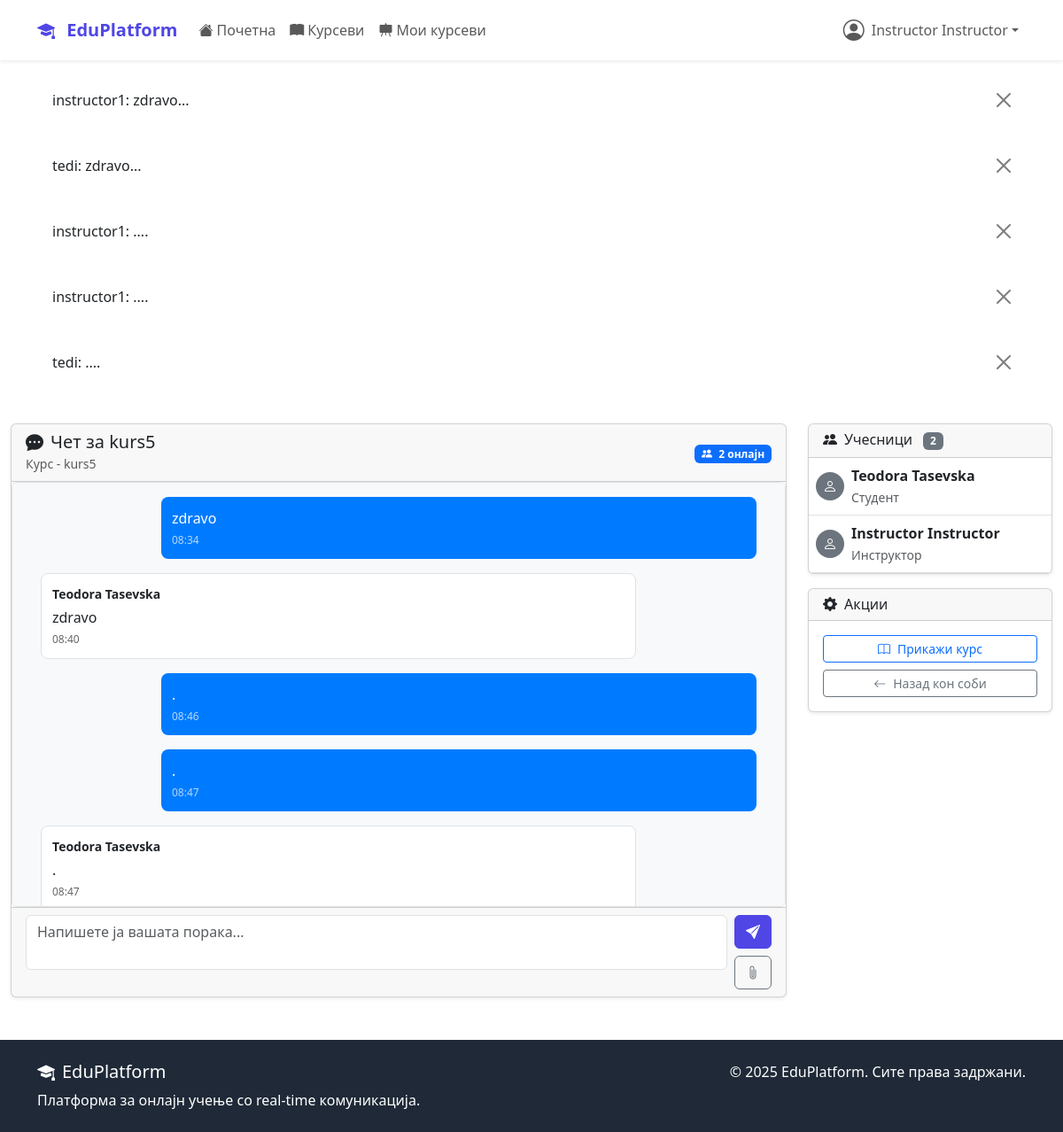
Page /chat/room/3/ (signed in) on the earlier database version.
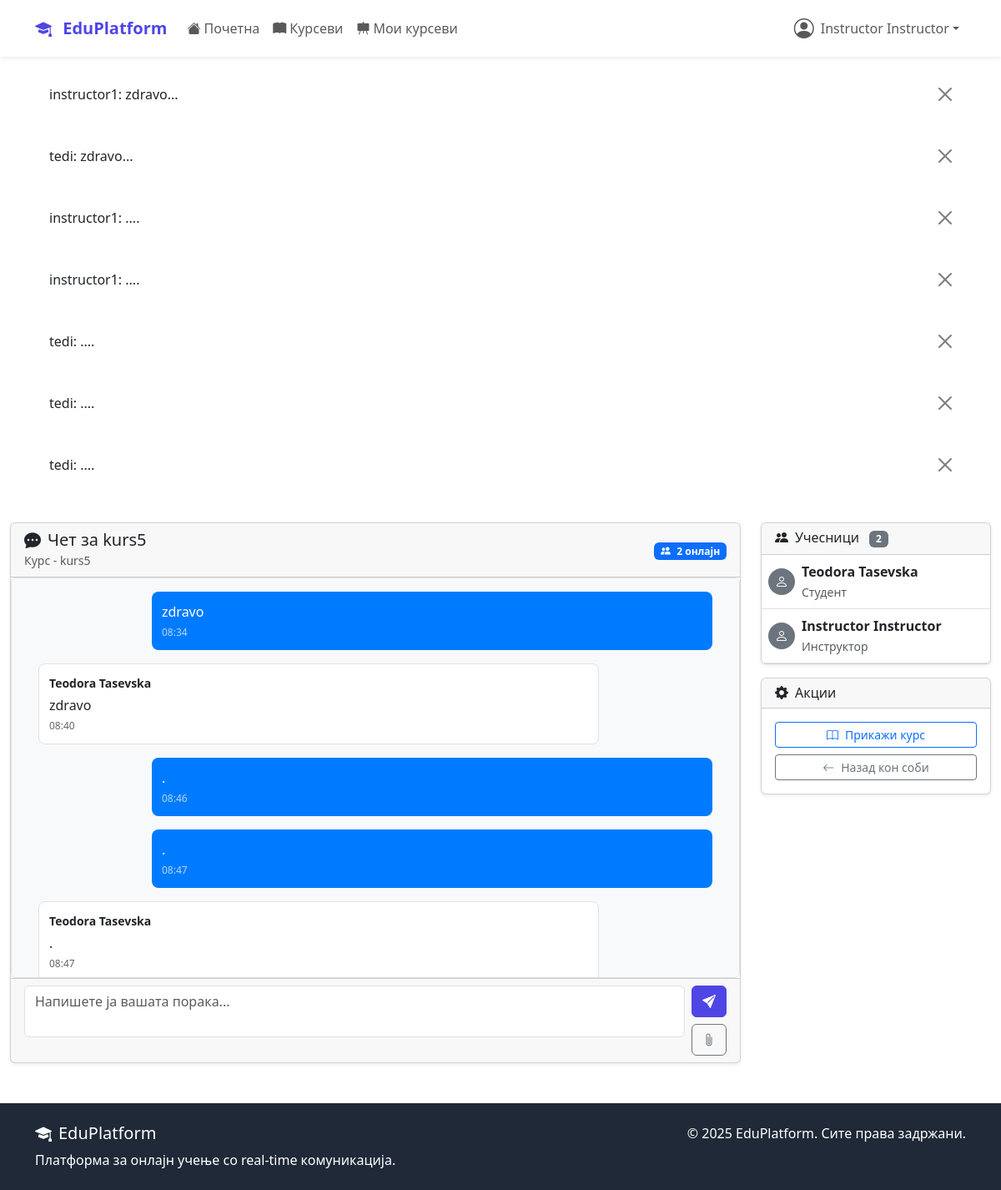
Same page on the later database version.
### chat/models.py (models this page shows)
class Message(models.Model):
    MESSAGE_TYPE_CHOICES = (
        ('text', 'Текст'),
        ('file', 'Фајл'),
        ('image', 'Слика'),
        ('system', 'Системска'),
    )
    room = models.ForeignKey(ChatRoom, on_delete=models.CASCADE, related_name='messages')
    sender = models.ForeignKey(
        settings.AUTH_USER_MODEL,
        on_delete=models.CASCADE,
        related_name='sent_messages'
    )
    content = models.TextField()
    message_type = models.CharField(max_length=20, choices=MESSAGE_TYPE_CHOICES, default='text')
    file_attachment = models.FileField(upload_to='chat_files/', blank=True, null=True)
    reply_to = models.ForeignKey(
        'self',
        on_delete=models.CASCADE,
        null=True,
        blank=True,
        related_name='replies'
    )
    is_edited = models.BooleanField(default=False)
    edited_at = models.DateTimeField(null=True, blank=True)
    timestamp = models.DateTimeField(auto_now_add=True)
    class Meta:
        ordering = ['timestamp']
    def __str__(self):
        return f"{self.sender.username}: {self.content[:50]}..."

### accounts/models.py (models this page shows, shortened)
class User(AbstractUser):
    USER_TYPE_CHOICES = (
        ('student', 'Студент'),
        ('instructor', 'Инструктор'),
        ('admin', 'Администратор'),
    )
    user_type = models.CharField(
        max_length=20,
        choices=USER_TYPE_CHOICES,
        default='student'
    )
    bio = models.TextField(max_length=500, blank=True)
    profile_picture = models.ImageField(
        upload_to='profile_pics/',
        blank=True,  # Додадено
        null=True    # Додадено
    )
    birth_date = models.DateField(null=True, blank=True)
    phone_number = models.CharField(max_length=15, blank=True)
    created_at = models.DateTimeField(auto_now_add=True)
    updated_at = models.DateTimeField(auto_now=True)

### chat/views.py (the view, shortened to what this page needs)
# urls.py: path('room/<int:room_id>/', views.ChatRoomView.as_view(), name='room'),
class ChatRoomView(LoginRequiredMixin, DetailView):
    model = ChatRoom
    template_name = 'chat/room.html'
    context_object_name = 'room'
    pk_url_kwarg = 'room_id'
    def get_object(self):
        room = get_object_or_404(ChatRoom, id=self.kwargs['room_id'])
        return room
    def get_context_data(self, **kwargs):
        context = super().get_context_data(**kwargs)
        room = self.object
        context['messages'] = Message.objects.filter(
            room=room
        ).select_related('sender').order_by('-timestamp')[:50][::-1]
        context['participants'] = room.participants.all()
        context['message_form'] = MessageForm()
        context['room_group_name'] = room.get_room_group_name()
        return context

### chat/forms.py
class MessageForm(forms.ModelForm):
    class Meta:
        model = Message
        fields = ['content']
        widgets = {
            'content': forms.Textarea(attrs={
                'rows': 3,
                'placeholder': 'Напишете ја вашата порака...',
                'class': 'form-control'
            })
        }
    def __init__(self, *args, **kwargs):
        super().__init__(*args, **kwargs)
        self.helper = FormHelper()
        self.helper.layout = Layout(
            Field('content'),
            Submit('submit', 'Испрати', css_class='btn btn-primary mt-2')
        )

### chat/models.py (called while the page is built)
    def get_room_group_name(self):
        return f"chat_{self.id}"

### courses/models.py (called while the page is built)
    def get_absolute_url(self):
        return reverse('courses:detail', kwargs={'slug': self.slug})

### templates/chat/room.html (shortened to what the changed rows need)
{% extends 'base.html' %}
{% block content %}
<div class="container-fluid mt-4">
    <div class="row">
        <div class="col-lg-9">
            <div class="card shadow-sm">
                <div class="card-body p-0">
                    <div class="chat-container p-3" id="chat-messages">
                        {% for message in messages %}
                        <div class="message {% if message.sender == user %}own{% else %}other{% endif %}"
                             data-message-id="{{ message.id }}">
                            {% if message.sender != user %}
                                <div class="message-sender">{{ message.sender.get_full_name|default:message.sender.username }}</div>
                            {% endif %}
                            <div class="message-content">{{ message.content }}</div>
                            <div class="message-time">{{ message.timestamp|date:"H:i" }}</div>
                        </div>
                        {% endfor %}
                    </div>
                </div>
            </div>
        </div>
        <div class="col-lg-3">
            <div class="card shadow-sm">
                <div class="card-body p-0">
                    <div class="online-users" id="participants-list">
                        {% for participant in participants %}
                        <div class="d-flex align-items-center p-2 border-bottom participant-item"
                             data-user-id="{{ participant.id }}">
                            {% if participant.profile_picture %}
                                <img src="{{ participant.profile_picture.url }}"
                                     alt="{{ participant.get_full_name }}"
                                     class="rounded-circle me-2" width="32" height="32">
                            {% else %}
                                <div class="bg-secondary rounded-circle d-flex align-items-center justify-content-center me-2"
                                     style="width: 32px; height: 32px;">
                                    <i class="bi bi-person text-white"></i>
                                </div>
                            {% endif %}
                            <div class="flex-grow-1">
                                <div class="fw-bold">{{ participant.get_full_name|default:participant.username }}</div>
                                <small class="text-muted">{{ participant.get_user_type_display }}</small>
                            </div>
                        </div>
                        {% endfor %}
                    </div>
                </div>
            </div>
        </div>
    </div>
</div>
{% endblock %}

### templates/base.html (shortened to what this page needs)
<!DOCTYPE html>
<html lang="mk">
<head>
    <link href="https://cdn.jsdelivr.net/npm/bootstrap@5.3.2/dist/css/bootstrap.min.css" rel="stylesheet">
    <link rel="stylesheet" href="https://cdn.jsdelivr.net/npm/bootstrap-icons@1.11.1/font/bootstrap-icons.css">
</head>
<body class="d-flex flex-column min-vh-100">
    <nav class="navbar navbar-expand-lg navbar-light bg-white shadow-sm">
        <div class="container">
            <a class="navbar-brand" href="{% url 'dashboard:home' %}">
                <i class="bi bi-mortarboard-fill me-2"></i>
                EduPlatform
            </a>
            <div class="collapse navbar-collapse" id="navbarNav">
                <ul class="navbar-nav me-auto">
                    <li class="nav-item">
                        <a class="nav-link" href="{% url 'dashboard:home' %}">
                            <i class="bi bi-house-fill me-1"></i>Почетна
                        </a>
                    </li>
                    <li class="nav-item">
                        <a class="nav-link" href="{% url 'courses:list' %}">
                            <i class="bi bi-book-fill me-1"></i>Курсеви
                        </a>
                    </li>
                    {% if user.is_authenticated and user.user_type == 'instructor' %}
                    <li class="nav-item">
                        <a class="nav-link" href="{% url 'courses:my_courses' %}">
                            <i class="bi bi-easel-fill me-1"></i>Мои курсеви
                        </a>
                    </li>
                    {% endif %}
                </ul>
                <ul class="navbar-nav">
                    {% if user.is_authenticated %}
                        <li class="nav-item dropdown">
                            <a class="nav-link dropdown-toggle d-flex align-items-center" href="#"
                               id="navbarDropdown" role="button" data-bs-toggle="dropdown">
                                {% if user.profile_picture %}
                                    <img src="{{ user.profile_picture.url }}" alt="Профил"
                                         class="rounded-circle me-2" width="32" height="32">
                                {% else %}
                                    <i class="bi bi-person-circle me-2 fs-4"></i>
                                {% endif %}
                                {{ user.get_full_name|default:user.username }}
                            </a>
                        </li>
                    {% endif %}
                </ul>
            </div>
        </div>
    </nav>
    {% if messages %}
        <div class="container mt-3">
            {% for message in messages %}
                <div class="alert alert-{{ message.tags }} alert-dismissible fade show" role="alert">
                    {{ message }}
                    <button type="button" class="btn-close" data-bs-dismiss="alert"></button>
                </div>
            {% endfor %}
        </div>
    {% endif %}
    <main class="flex-grow-1">
        {% block content %}{% endblock %}
    </main>
    <footer class="footer mt-5 py-4">
        <div class="container">
            <div class="row">
                <div class="col-md-6">
                    <h5><i class="bi bi-mortarboard-fill me-2"></i>EduPlatform</h5>
                    <p class="mb-0">Платформа за онлајн учење со real-time комуникација.</p>
                </div>
                <div class="col-md-6 text-md-end">
                    <p class="mb-0">&copy; 2025 EduPlatform. Сите права задржани.</p>
                </div>
            </div>
        </div>
    </footer>
</body>
</html>

Differences in the rows shown:
added Message: sender+content "tedi: ...."
added Message: sender+content "tedi: ...."
